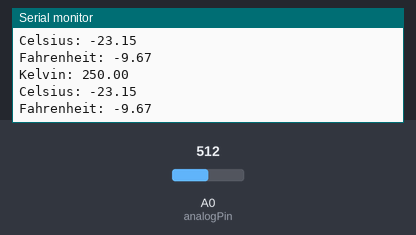
Simulated run of this sketch. Board: Arduino Uno, built with avr-gcc and run on an emulated ATmega328P. Shown: the last lines printed to the serial monitor. The test bench sets the inputs (shaded band); at power-on: A0 (analogPin) = 512.

Above: at 1.8 s.
1.9 s: A0 (analogPin) set to 716
At 2.8 s:
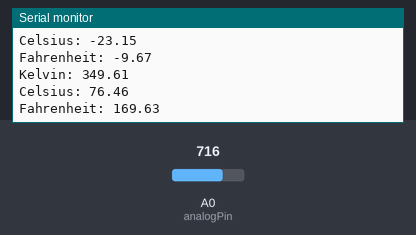
3.4 s: A0 (analogPin) set to 900
At 4.6 s:
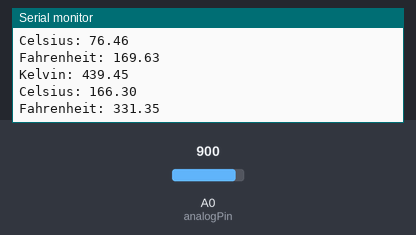
Timing chart, 0 to 6.4 s (numbered marks = the images above; inputs shaded):
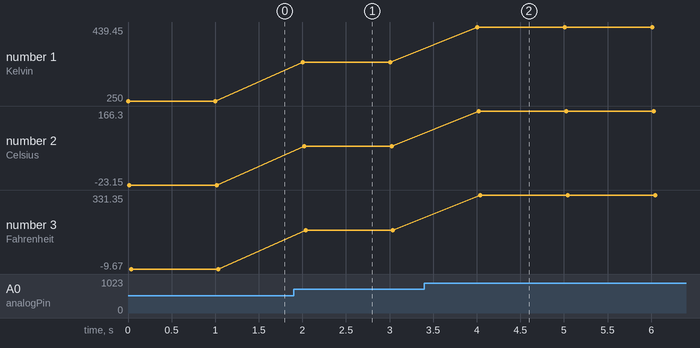

The sketch:

LM335_BG.ino
```cpp
/*************************************************
* Температурен сензор с LM335 и Arduino
* Temperature Sensor LM335 and Arduino
* -----------------
* http://dobrishinov.info
*************************************************/

int analogPin = 0;  //Задаваме пина по който ще приемаме аналоговите данни

float tempK=0, tempC=0, tempF=0; //Дефинираме променливи за калвини, градуси и фаренхайт

void setup(){

Serial.begin(9600);    //Настройваме конзолата на 9600 bps
}

void loop(){

tempK = analogRead(analogPin) * 0.004882812 * 100;    //Прочитаме температурата в келвини

tempC = tempK - 273.15;    //Конвертираме келвините в градуси (това са официални данни от wikipedia, ако нямате 10К потенциометър за финна настройка на LM335,
                           //е възможно да промените числото с 10 нагоре или надолу, така ще калибрирате сензора до подходящата околна температура)

tempF = ((tempK) * 9 / 5) - 459.67;    //Конвертираме от келвини във фаренхайт

//Показва всички стойности в конзолата
Serial.print("Kelvin: "); Serial.println(tempK);
Serial.print("Celsius: "); Serial.println(tempC);
Serial.print("Fahrenheit: "); Serial.println(tempF);
Serial.println();    //Print Blank Line

delay(1000);    //Опресняване през 1 секунда
}
```

Measured:
- after the input at 1.9 s, the serial monitor: prints a new line after 0.10 s (image 1)
- after the input at 3.4 s, the serial monitor: prints a new line after 0.61 s (image 2)
- plotted number 1: 250 → 349.61 after the input at 1.9 s, 349.61 → 439.45 after the input at 3.4 s
- plotted number 2: -23.15 → 76.46 after the input at 1.9 s, 76.46 → 166.3 after the input at 3.4 s
- plotted number 3: -9.67 → 169.63 after the input at 1.9 s, 169.63 → 331.35 after the input at 3.4 s
